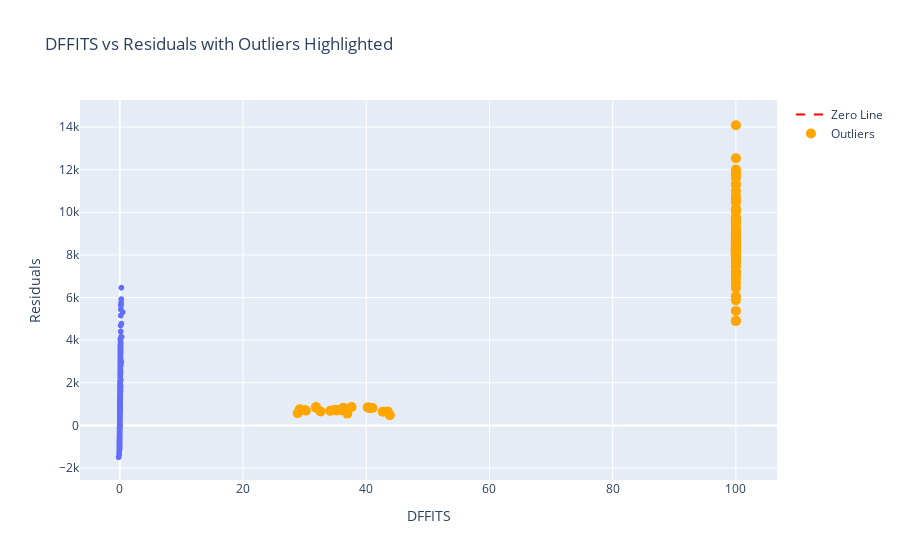

Notebook source saved alongside this figure:
### Code cell
# Plotting DFFITS with outliers highlighted     
fig_dffits_outliers = px.scatter(x=dffits, y=model.resid, title='DFFITS vs Residuals with Outliers Highlighted', labels={'x': 'DFFITS', 'y': 'Residuals'})
fig_dffits_outliers.add_scatter(x=dffits, y=[0]*len(dffits), mode='lines', name='Zero Line', line=dict(color='red', dash='dash'))
fig_dffits_outliers.add_scatter(x=outliers_dffits['PRICEEACH'], y=outliers_dffits['SALES'], mode='markers', name='Outliers', marker=dict(color='orange', size=10))
fig_dffits_outliers.show()

### Figure 1 — Plotly figure (JSON) as saved in the notebook; plotly's stock layout.template omitted (floating-point values rounded to 4 significant figures; data arrays with more than 128 entries replaced by an {"elided": "..."} marker saying what was removed)
{"data": [{"hovertemplate": "DFFITS=%{x}<br>Residuals=%{y}<extra></extra>", "legendgroup": "", "marker": {"color": "#636efa", "symbol": "circle"}, "mode": "markers", "name": "", "showlegend": false, "type": "scattergl", "x": {"elided": "2823 float values"}, "xaxis": "x", "y": {"elided": "2823 float values"}, "yaxis": "y"}, {"line": {"color": "red", "dash": "dash"}, "mode": "lines", "name": "Zero Line", "type": "scatter", "x": {"elided": "2823 float values"}, "y": {"elided": "2823 int values"}}, {"marker": {"color": "orange", "size": 10}, "mode": "markers", "name": "Outliers", "type": "scatter", "x": [100, 34.91, 100, 100, 100, 100, 100, 100, 100, 100, 100, 100, 100, 100, 100, 100, 100, 100, 100, 100, 100, 100, 100, 100, 100, 100, 100, 100, 100, 100, 100, 100, 100, 100, 100, 100, 100, 100, 100, 100, 100, 100, 100, 100, 100, 100, 100, 100, 100, 100, 100, 100, 100, 100, 100, 100, 100, 100, 100, 100, 100, 100, 100, 100, 100, 100, 100, 100, 100, 36.42, 100, 100, 100, 100, 100, 100, 100, 100, 100, 100, 100, 100, 100, 100, 100, 100, 100, 100, 100, 100, 100, 100, 40.25, 35.51, 29.21, 34.19, 28.88, 30.2, 35.18, 100, 36.29, 100, 37.63, 31.86, 30.06, 31.82, 40.31, 40.66, 35.87, 37, 42.67, 100, 100, 100, 36.93, 43.49, 100, 32.59, 100, 43.83, 100, 41.02, 100, 100, 100], "y": [7738.0, 733.1, 7209.0, 10990.0, 8015.0, 5373.0, 9065.0, 6463.0, 7681.0, 4905.0, 8015.0, 10170.0, 11620.0, 8255.0, 12001, 6066.0, 9265.0, 7024.0, 8893.0, 8715.0, 8066.0, 9774.0, 8337.0, 6683.0, 7667.0, 5868.0, 11890.0, 9218.0, 9661.0, 8009.0, 9246.0, 8296.0, 9160.0, 9631, 6876.0, 8690.0, 11280.0, 8023.0, 4904, 8595.0, 7474.0, 8888.0, 8603.0, 7181.0, 8379.0, 10610.0, 8412.0, 7975.0, 8678.0, 8470.0, 7969.0, 8284, 8340.0, 8119.0, 8379.0, 8237.0, 8139.0, 9471.0, 7872.0, 7886.0, 7962.0, 8253, 9240.0, 8160.0, 8078.0, 14080.0, 8449.0, 9169, 8885.0, 728.4, 12540.0, 7956.0, 9534.0, 8272.0, 8257, 8209.0, 8332.0, 8755.0, 8291.0, 7456.0, 8941.0, 8289.0, 11890.0, 11340.0, 8936.0, 8427.0, 10470.0, 8258, 7111.0, 7827.0, 7947.0, 7901.0, 845.2, 710.2, 759.5, 683.8, 577.6, 694.6, 703.6, 9720, 834.7, 8345.0, 865.5, 828.4, 721.4, 859.1, 846.5, 813.2, 717.4, 777, 640.0, 10758, 11740.0, 9240, 554.0, 652.4, 10040.0, 651.8, 8844.0, 482.1, 8209.0, 820.4, 8977.0, 10070.0, 9559.0]}], "layout": {"legend": {"tracegroupgap": 0}, "title": {"text": "DFFITS vs Residuals with Outliers Highlighted"}, "xaxis": {"anchor": "y", "domain": [0, 1], "title": {"text": "DFFITS"}}, "yaxis": {"anchor": "x", "domain": [0, 1], "title": {"text": "Residuals"}}}}
